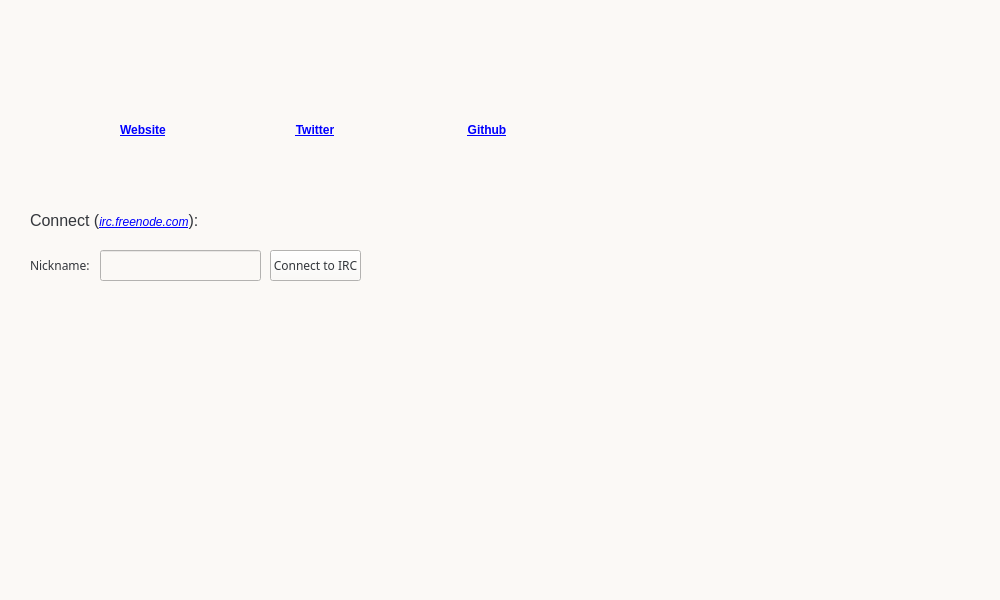
<?xml version="1.0" encoding="UTF-8"?>
<ui version="4.0">
 <class>ChatWindowClass</class>
 <widget class="QWidget" name="ChatWindowClass">
  <property name="geometry">
   <rect>
    <x>0</x>
    <y>0</y>
    <width>1000</width>
    <height>600</height>
   </rect>
  </property>
  <property name="minimumSize">
   <size>
    <width>1000</width>
    <height>600</height>
   </size>
  </property>
  <property name="maximumSize">
   <size>
    <width>1000</width>
    <height>600</height>
   </size>
  </property>
  <property name="styleSheet">
   <string notr="true">color:#33363b; font-size:12px; font-family:&quot;Open Sans Bold&quot;;background-color:#fbf9f6;</string>
  </property>
  <widget class="QWidget" name="widget_2" native="true">
   <property name="geometry">
    <rect>
     <x>0</x>
     <y>0</y>
     <width>1000</width>
     <height>600</height>
    </rect>
   </property>
   <property name="minimumSize">
    <size>
     <width>1000</width>
     <height>600</height>
    </size>
   </property>
   <property name="maximumSize">
    <size>
     <width>1000</width>
     <height>600</height>
    </size>
   </property>
   <property name="styleSheet">
    <string notr="true">color:#33363b; font-size:12px; font-family:&quot;Open Sans Bold&quot;;background-color:#fbf9f6;</string>
   </property>
   <widget class="QWidget" name="splitter" native="true">
    <property name="enabled">
     <bool>true</bool>
    </property>
    <property name="geometry">
     <rect>
      <x>10</x>
      <y>10</y>
      <width>721</width>
      <height>501</height>
     </rect>
    </property>
    <property name="styleSheet">
     <string notr="true">color:#33363b; font-size:12px; font-family:&quot;Open Sans Bold&quot;;background-color:#fbf9f6;</string>
    </property>
    <widget class="QTabWidget" name="tab">
     <property name="geometry">
      <rect>
       <x>10</x>
       <y>0</y>
       <width>541</width>
       <height>451</height>
      </rect>
     </property>
     <property name="styleSheet">
      <string notr="true">color:#33363b; font-size:12px; font-family:&quot;Open Sans Bold&quot;;background-color:#fbf9f6;</string>
     </property>
     <property name="tabShape">
      <enum>QTabWidget::Rounded</enum>
     </property>
     <property name="currentIndex">
      <number>0</number>
     </property>
     <property name="tabsClosable">
      <bool>false</bool>
     </property>
     <widget class="QWidget" name="widget_4">
      <attribute name="title">
       <string>Tab 1</string>
      </attribute>
     </widget>
     <widget class="QWidget" name="tab_5">
      <attribute name="title">
       <string>Tab 2</string>
      </attribute>
     </widget>
    </widget>
    <widget class="QLineEdit" name="lineEdit">
     <property name="geometry">
      <rect>
       <x>10</x>
       <y>460</y>
       <width>701</width>
       <height>30</height>
      </rect>
     </property>
     <property name="sizePolicy">
      <sizepolicy hsizetype="Fixed" vsizetype="Fixed">
       <horstretch>0</horstretch>
       <verstretch>0</verstretch>
      </sizepolicy>
     </property>
     <property name="maximumSize">
      <size>
       <width>16777215</width>
       <height>30</height>
      </size>
     </property>
    </widget>
    <widget class="QListView" name="userView">
     <property name="geometry">
      <rect>
       <x>560</x>
       <y>20</y>
       <width>161</width>
       <height>391</height>
      </rect>
     </property>
     <property name="minimumSize">
      <size>
       <width>0</width>
       <height>300</height>
      </size>
     </property>
     <property name="styleSheet">
      <string notr="true">border-radius:10px;</string>
     </property>
    </widget>
    <widget class="QPushButton" name="disconnect">
     <property name="geometry">
      <rect>
       <x>642</x>
       <y>420</y>
       <width>71</width>
       <height>28</height>
      </rect>
     </property>
     <property name="text">
      <string>Disconnect</string>
     </property>
    </widget>
   </widget>
   <widget class="QWidget" name="hide3" native="true">
    <property name="geometry">
     <rect>
      <x>0</x>
      <y>0</y>
      <width>1000</width>
      <height>600</height>
     </rect>
    </property>
    <property name="minimumSize">
     <size>
      <width>1000</width>
      <height>600</height>
     </size>
    </property>
    <property name="maximumSize">
     <size>
      <width>1000</width>
      <height>600</height>
     </size>
    </property>
    <property name="styleSheet">
     <string notr="true">color:#33363b; font-size:12px; font-family:&quot;Open Sans Bold&quot;;background-color:#fbf9f6;</string>
    </property>

    <widget class="QLineEdit" name="editPseudo">
     <property name="geometry">
      <rect>
       <x>100</x>
       <y>250</y>
       <width>161</width>
       <height>31</height>
      </rect>
     </property>
     <property name="text">
      <string/>
     </property>
    </widget>
    <widget class="QLabel" name="label_5">
     <property name="geometry">
      <rect>
       <x>30</x>
       <y>250</y>
       <width>61</width>
       <height>31</height>
      </rect>
     </property>
     <property name="font">
      <font>
       <family>Open Sans Bold</family>
       <pointsize>-1</pointsize>
      </font>
     </property>
     <property name="text">
      <string>Nickname:</string>
     </property>
    </widget>
    <widget class="QPushButton" name="buttonConnect">
     <property name="geometry">
      <rect>
       <x>270</x>
       <y>250</y>
       <width>91</width>
       <height>31</height>
      </rect>
     </property>
     <property name="font">
      <font>
       <family>Open Sans Bold</family>
       <pointsize>-1</pointsize>
      </font>
     </property>
     <property name="styleSheet">
      <string notr="true"/>
     </property>
     <property name="text">
      <string>Connect to IRC</string>
     </property>
    </widget>
    <widget class="QLabel" name="label_10">
     <property name="geometry">
      <rect>
       <x>30</x>
       <y>210</y>
       <width>381</width>
       <height>21</height>
      </rect>
     </property>
     <property name="text">
      <string>&lt;html&gt;&lt;head/&gt;&lt;body&gt;&lt;p&gt;&lt;span style=&quot; font-size:12pt;&quot;&gt;Connect (&lt;/span&gt;&lt;a href=&quot;http://webchat.freenode.net/?channels=#bigbangcoin&quot;&gt;&lt;span style=&quot; font-size:9pt; font-style:italic; text-decoration: underline; color:#0000ff;&quot;&gt;irc.freenode.com&lt;/span&gt;&lt;/a&gt;&lt;span style=&quot; font-size:12pt;&quot;&gt;):&lt;/span&gt;&lt;/p&gt;&lt;/body&gt;&lt;/html&gt;</string>
     </property>
    </widget>
    <widget class="QWidget" name="layoutWidget">
     <property name="geometry">
      <rect>
       <x>10</x>
       <y>70</y>
       <width>611</width>
       <height>121</height>
      </rect>
     </property>
     <layout class="QGridLayout" name="gridLayout">
      <property name="spacing">
       <number>0</number>
      </property>
      <item row="0" column="3">
       <widget class="QLabel" name="label">
        <property name="sizePolicy">
         <sizepolicy hsizetype="Fixed" vsizetype="Preferred">
          <horstretch>0</horstretch>
          <verstretch>0</verstretch>
         </sizepolicy>
        </property>
        <property name="minimumSize">
         <size>
          <width>100</width>
          <height>0</height>
         </size>
        </property>
        <property name="maximumSize">
         <size>
          <width>100</width>
          <height>16777215</height>
         </size>
        </property>
        <property name="text">
         <string>&lt;html&gt;&lt;head/&gt;&lt;body&gt;&lt;p align=&quot;center&quot;&gt;&lt;a href=&quot;https://twitter.com/bigbangcoin1&quot;&gt;&lt;img src=&quot;:/icons/twitter&quot;/&gt;&lt;/a&gt;&lt;/p&gt;&lt;p align=&quot;center&quot;&gt;&lt;a href=&quot;https://twitter.com/bigbangcoin1&quot;&gt;&lt;span style=&quot; font-weight:600; text-decoration: underline; color:#0000ff;&quot;&gt;Twitter&lt;/span&gt;&lt;/a&gt;&lt;/p&gt;&lt;/body&gt;&lt;/html&gt;</string>
        </property>
        <property name="margin">
         <number>5</number>
        </property>
        <property name="openExternalLinks">
         <bool>true</bool>
        </property>
       </widget>
      </item>
      <item row="0" column="2">
       <widget class="QLabel" name="label_3">
        <property name="sizePolicy">
         <sizepolicy hsizetype="Fixed" vsizetype="Preferred">
          <horstretch>0</horstretch>
          <verstretch>0</verstretch>
         </sizepolicy>
        </property>
        <property name="minimumSize">
         <size>
          <width>100</width>
          <height>0</height>
         </size>
        </property>
        <property name="maximumSize">
         <size>
          <width>100</width>
          <height>16777215</height>
         </size>
        </property>
        <property name="text">
         <string>&lt;html&gt;&lt;head/&gt;&lt;body&gt;&lt;p align=&quot;center&quot;&gt;&lt;a href=&quot;http://bigbangcoin.info&quot;&gt;&lt;img src=&quot;:/icons/website&quot;/&gt;&lt;/a&gt;&lt;/p&gt;&lt;p align=&quot;center&quot;&gt;&lt;a href=&quot;http://bigbangcoin.info/&quot;&gt;&lt;span style=&quot; font-weight:600; text-decoration: underline; color:#0000ff;&quot;&gt;Website&lt;/span&gt;&lt;/a&gt;&lt;/p&gt;&lt;/body&gt;&lt;/html&gt;</string>
        </property>
        <property name="openExternalLinks">
         <bool>true</bool>
        </property>
       </widget>
      </item>
      <item row="0" column="5">
       <widget class="QLabel" name="label_6">
        <property name="sizePolicy">
         <sizepolicy hsizetype="Fixed" vsizetype="Preferred">
          <horstretch>0</horstretch>
          <verstretch>0</verstretch>
         </sizepolicy>
        </property>
        <property name="minimumSize">
         <size>
          <width>100</width>
          <height>0</height>
         </size>
        </property>
        <property name="text">
         <string>&lt;html&gt;&lt;head/&gt;&lt;body&gt;&lt;p align=&quot;center&quot;&gt;&lt;a href=&quot;https://github.com/Lefter1s/bigbang&quot;&gt;&lt;img src=&quot;:/icons/github&quot;/&gt;&lt;/a&gt;&lt;/p&gt;&lt;p align=&quot;center&quot;&gt;&lt;a href=&quot;https://github.com/Lefter1s/bigbang&quot;&gt;&lt;span style=&quot; font-weight:600; text-decoration: underline; color:#0000ff;&quot;&gt;Github&lt;/span&gt;&lt;/a&gt;&lt;/p&gt;&lt;/body&gt;&lt;/html&gt;</string>
        </property>
        <property name="alignment">
         <set>Qt::AlignCenter</set>
        </property>
        <property name="openExternalLinks">
         <bool>true</bool>
        </property>
       </widget>
      </item>


     </layout>
    </widget>
   </widget>
  </widget>
  <action name="actionQuit">
   <property name="text">
    <string>Quitter</string>
   </property>
   <property name="shortcut">
    <string>Ctrl+Q</string>
   </property>
  </action>
  <action name="actionCloseTab">
   <property name="text">
    <string>Fermer l'onglet</string>
   </property>
  </action>
 </widget>
 <layoutdefault spacing="6" margin="11"/>
 <resources/>
 <connections/>
</ui>
